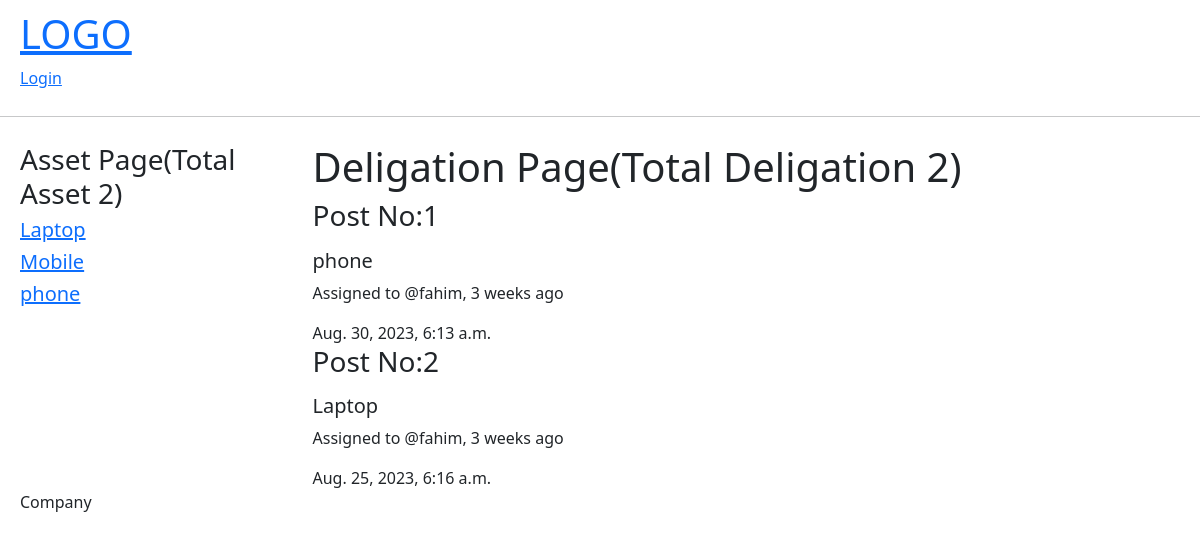
/, run on an earlier commit of the app's database.
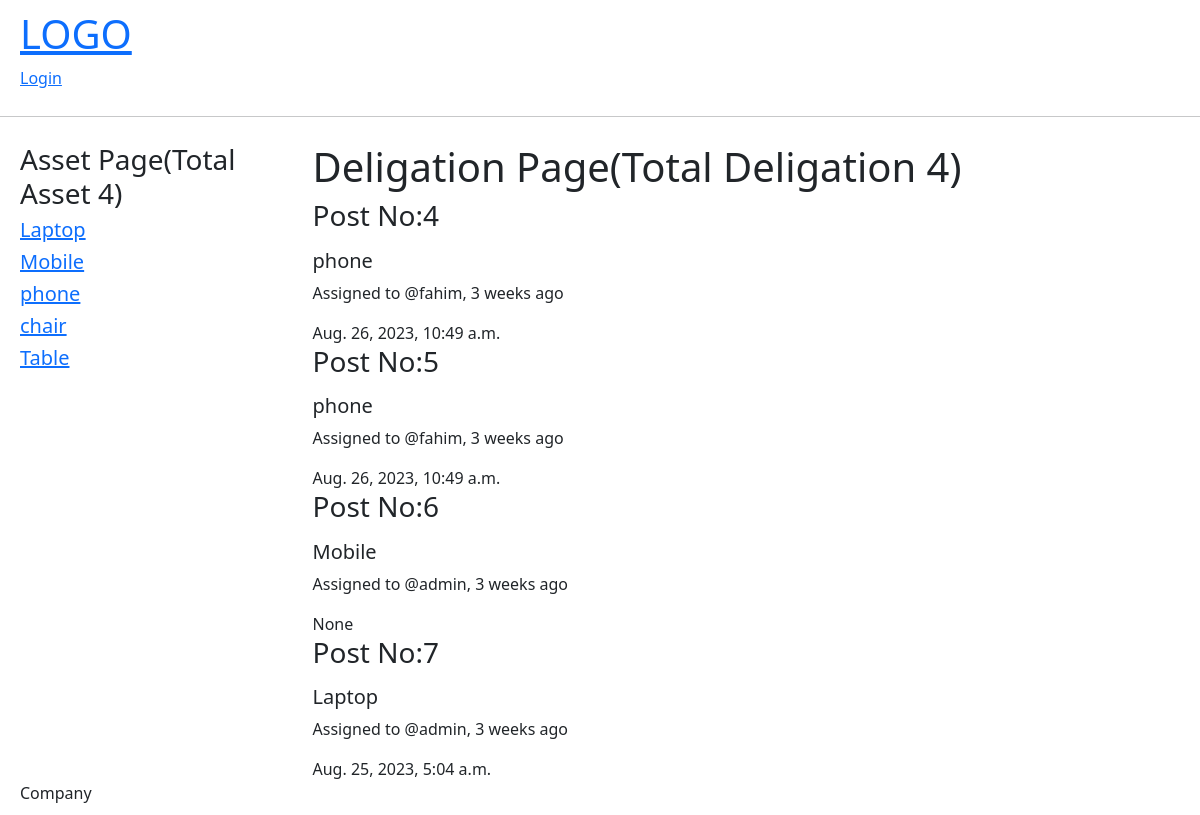
And on a later commit of the database.
### asset_app/models.py (models this page shows, shortened)
class Asset(models.Model):
    name = models.CharField(max_length=100, null=True, blank=True)
    company = models.ForeignKey(Company, on_delete=models.SET_NULL, null=True, blank=True)
    created_by = models.ForeignKey(settings.AUTH_USER_MODEL, related_name='created_asset', on_delete=models.SET_NULL, null=True, editable=False)
    created_at = models.DateTimeField(auto_now_add=True)
    updated_by = models.ForeignKey(settings.AUTH_USER_MODEL, editable=False, related_name='updated_asset', on_delete=models.SET_NULL, null=True)
    updated_at = models.DateTimeField(auto_now=True,blank=True,null=True)
    is_available = models.BooleanField(default=True)
    def __str__(self):
        return self.name

class Delegation(models.Model):
    asset = models.ForeignKey(Asset, on_delete=models.CASCADE)
    assigned_to = models.ForeignKey(CompanyEmployee, on_delete=models.CASCADE)
    checkout_condition = models.TextField(blank=True)
    return_condition = models.TextField(blank=True)
    start_date = models.DateTimeField(auto_now_add=True,blank=True)
    return_date = models.DateTimeField(null=True, blank=True)
    created_by = models.ForeignKey(settings.AUTH_USER_MODEL, editable=False, related_name='created_by_delegation', on_delete=models.SET_NULL, null=True)
    created_at = models.DateTimeField(auto_now_add=True)
    updated_by = models.ForeignKey(settings.AUTH_USER_MODEL, editable=False, related_name='updated_by_delegation', on_delete=models.SET_NULL, null=True)
    updated_at = models.DateTimeField(auto_now=True,blank=True,null=True)

class CompanyEmployee(models.Model):
    company = models.ForeignKey(Company, on_delete=models.CASCADE)
    user = models.OneToOneField(User, on_delete=models.CASCADE)
    first_name = models.CharField(max_length=50,blank=True,null=True)
    last_name = models.CharField(max_length=50,blank=True,null=True)
    date_of_birth = models.DateField(blank=True,null=True)
    date_joined = models.DateField(blank=True,null=True)
    created_by = models.ForeignKey(settings.AUTH_USER_MODEL, related_name='created_employees', on_delete=models.SET_NULL, null=True, editable=False)
    created_at = models.DateTimeField(auto_now_add=True,editable=False)
    updated_by = models.ForeignKey(settings.AUTH_USER_MODEL, related_name='updated_employees', on_delete=models.SET_NULL, null=True, editable=False)
    updated_at = models.DateTimeField(auto_now=True,blank=True,null=True)
    def __str__(self):
        return self.user.username

### asset_app/views.py (the view)
# urls.py: path('', views.home, name="home"),
def home(request):
    deligations = Delegation.objects.all()
    assets = Asset.objects.all()
    total_deligations = deligations.count()
    context = {
        'deligations': deligations,
        'total_deligations':total_deligations,
        'assets':assets,
    }
    return render(request, 'asset_app/home.html', context)

### asset_app/templates/asset_app/home.html (shortened to what this page needs)
{% extends 'main.html' %}
{% block content %}
{% include 'navbar.html' %}
<div class="home-container">
    <div>
        <h3>Asset Page(Total Asset {{ total_deligations }})</h3>
         {% for asset in assets %}
            <div>
              <a href=""><h5>{{ asset.name }}</h5></a>
            </div>
         {% endfor %}
    </div>
    <div>
        <h1>Deligation Page(Total Deligation {{ total_deligations }})</h1>
         {% for deligation in deligations %}
            <div>
                <h3>Post No:{{ deligation.id }}</h3>
              <p><h5>{{ deligation.asset }}</h5> Assigned to @{{ deligation.assigned_to }},
                  {{ deligation.created_at | timesince }} ago</p>
                  {{ deligation.return_date}}
            </div>
         {% endfor %}
        </div>
    <div> Company</div>
</div>
{% endblock %}

### templates/main.html (shortened to what this page needs)
<!doctype html>
<html lang="en">
  <head>
    {% load crispy_forms_tags %}
    <link href="https://cdn.jsdelivr.net/npm/bootstrap@5.0.2/dist/css/bootstrap.min.css" rel="stylesheet">
  </head>
  <body>
   {% block content %}
   {% endblock %}
  </body>
</html>

### templates/navbar.html (shortened to what this page needs)
<div class="navbar-container">
    <div>
        <a href="/"> <h1>LOGO</h1> </a>
    </div>
    {% if request.user.is_authenticated %}
    <a href="{% url 'logout' %}">Logout</a>
    <br>
    <a href="{% url 'password_change' %}">Change Password</a>
    {% else %}
    <a href="{% url 'login' %}">Login</a>
    {% endif %}
</div>
<hr>

### templates/navbar.html (style rules this page uses)
.navbar-container { margin-left: 10px; padding: 10px; }

### asset_app/templates/asset_app/home.html (style rules this page uses)
.home-container { display: grid; grid-template-columns: 1fr 3fr; margin-left: 10px; padding: 10px; }

What changed in the data, as far as the page shows it:
removed Delegation: id "1", asset "phone", assigned_to "fahim", created_at "3 weeks", return_date "Aug. 30, 2023, 6:13 a.m."
removed Delegation: id "2", asset "Laptop", assigned_to "fahim", created_at "3 weeks", return_date "Aug. 25, 2023, 6:16 a.m."
added Asset: name "chair"
added Asset: name "Table"
added Delegation: id "4", asset "phone", assigned_to "fahim", created_at "3 weeks", return_date "Aug. 26, 2023, 10:49 a.m."
added Delegation: id "5", asset "phone", assigned_to "fahim", created_at "3 weeks", return_date "Aug. 26, 2023, 10:49 a.m."
added Delegation: id "6", asset "Mobile", assigned_to "admin", created_at "3 weeks", return_date "None"
added Delegation: id "7", asset "Laptop", assigned_to "admin", created_at "3 weeks", return_date "Aug. 25, 2023, 5:04 a.m."
Also different on the page:
{{ total_deligations }}: "2" → "4"
